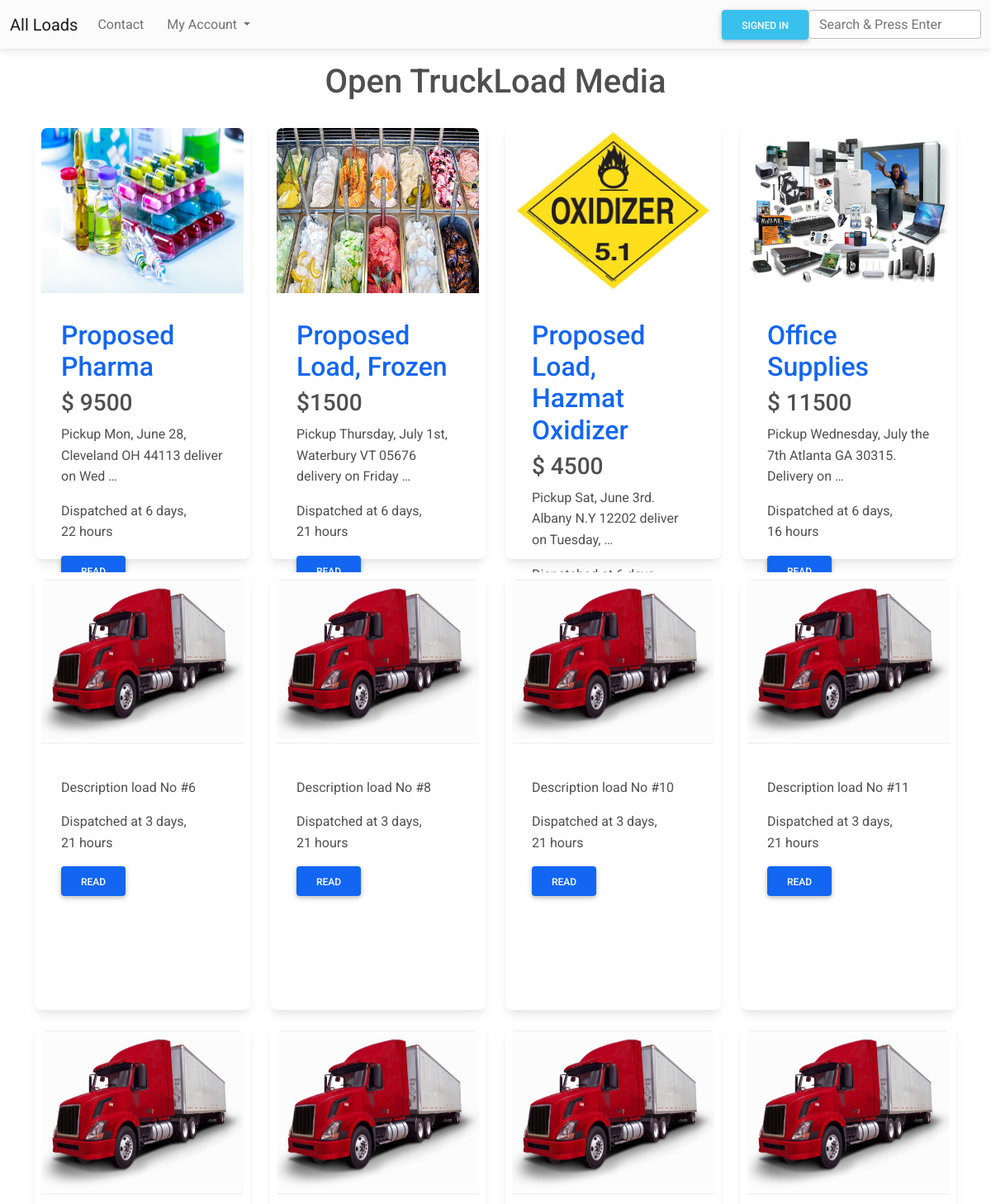
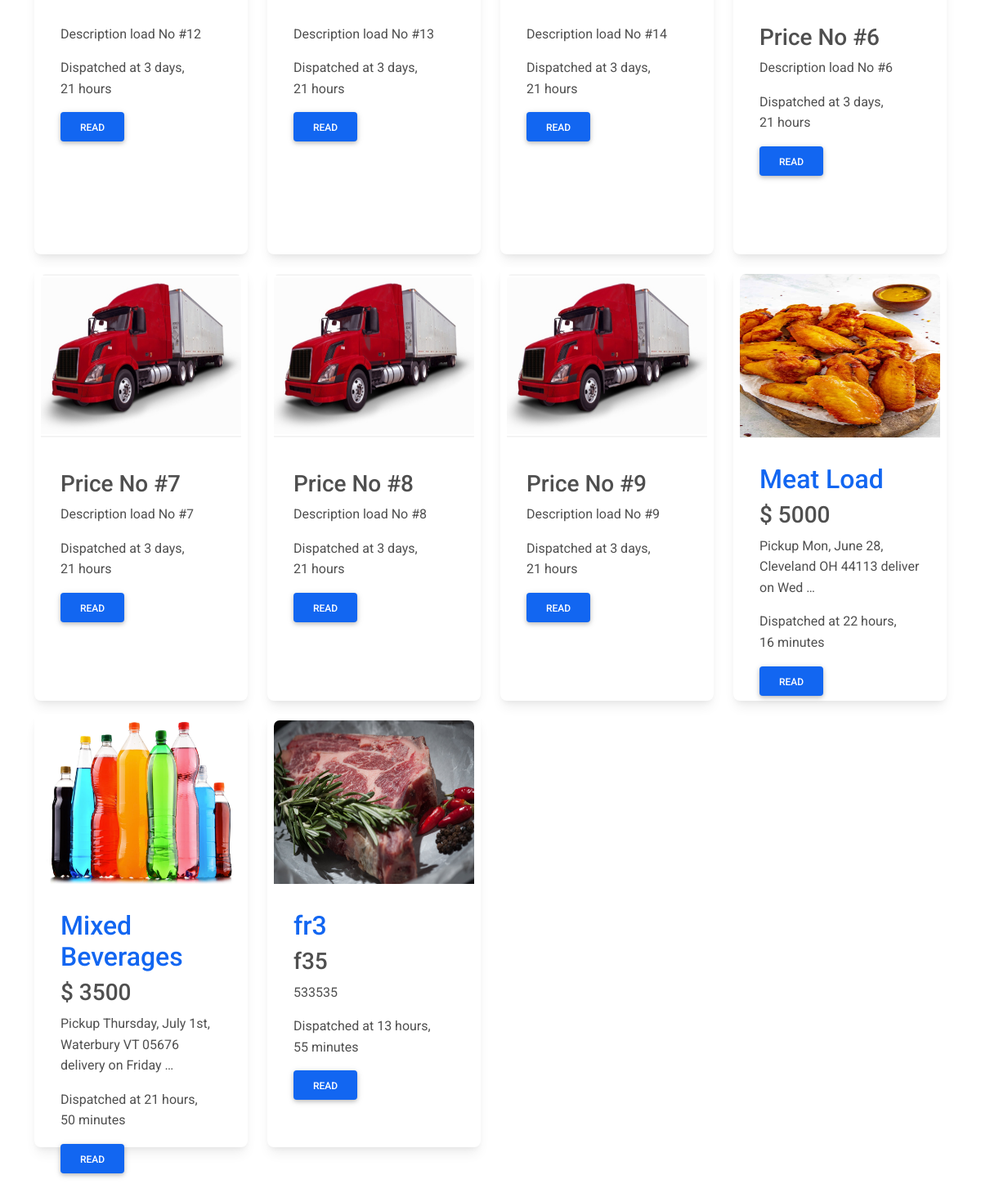
The app's page /, older data (2 pictures, top to bottom).
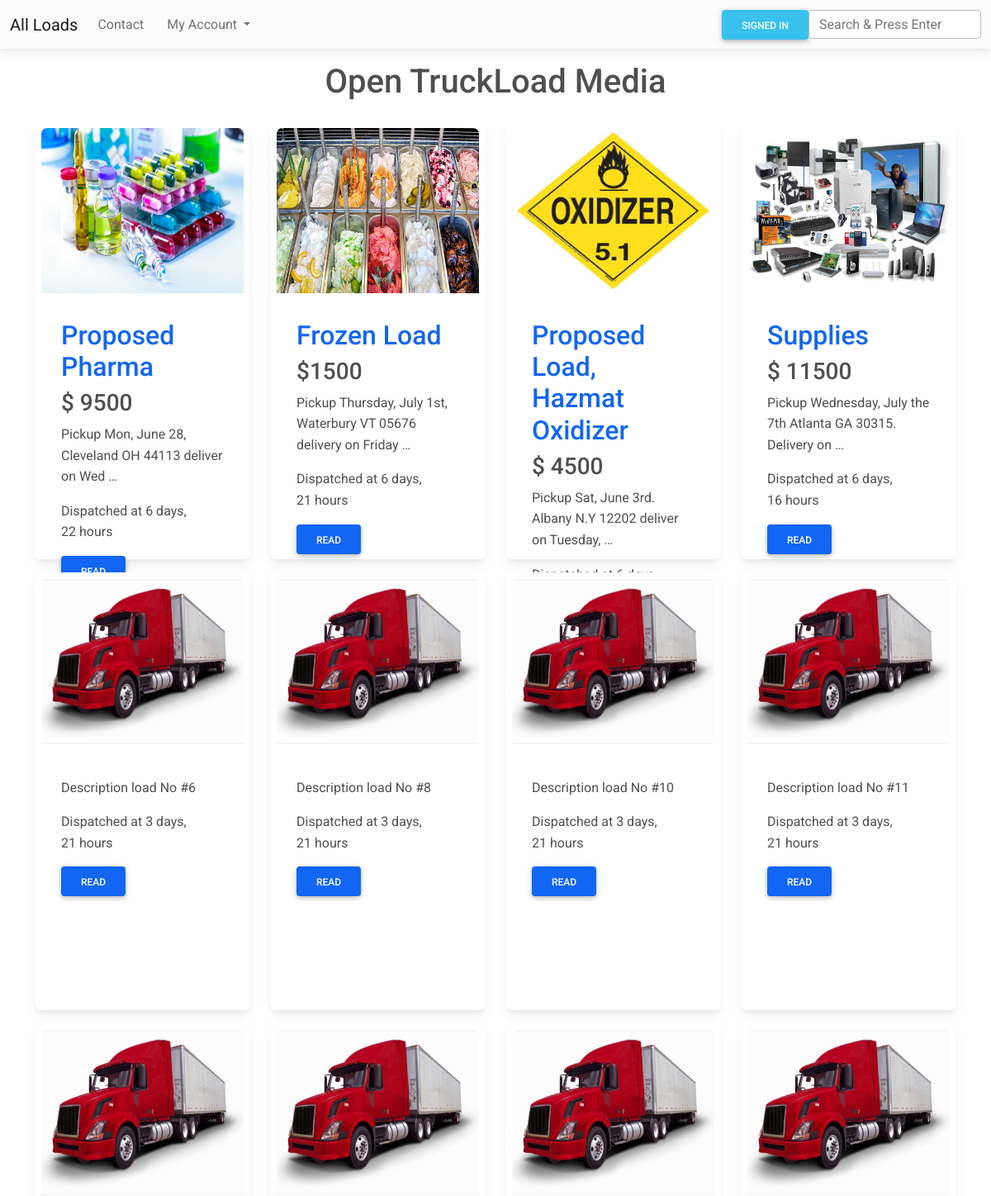
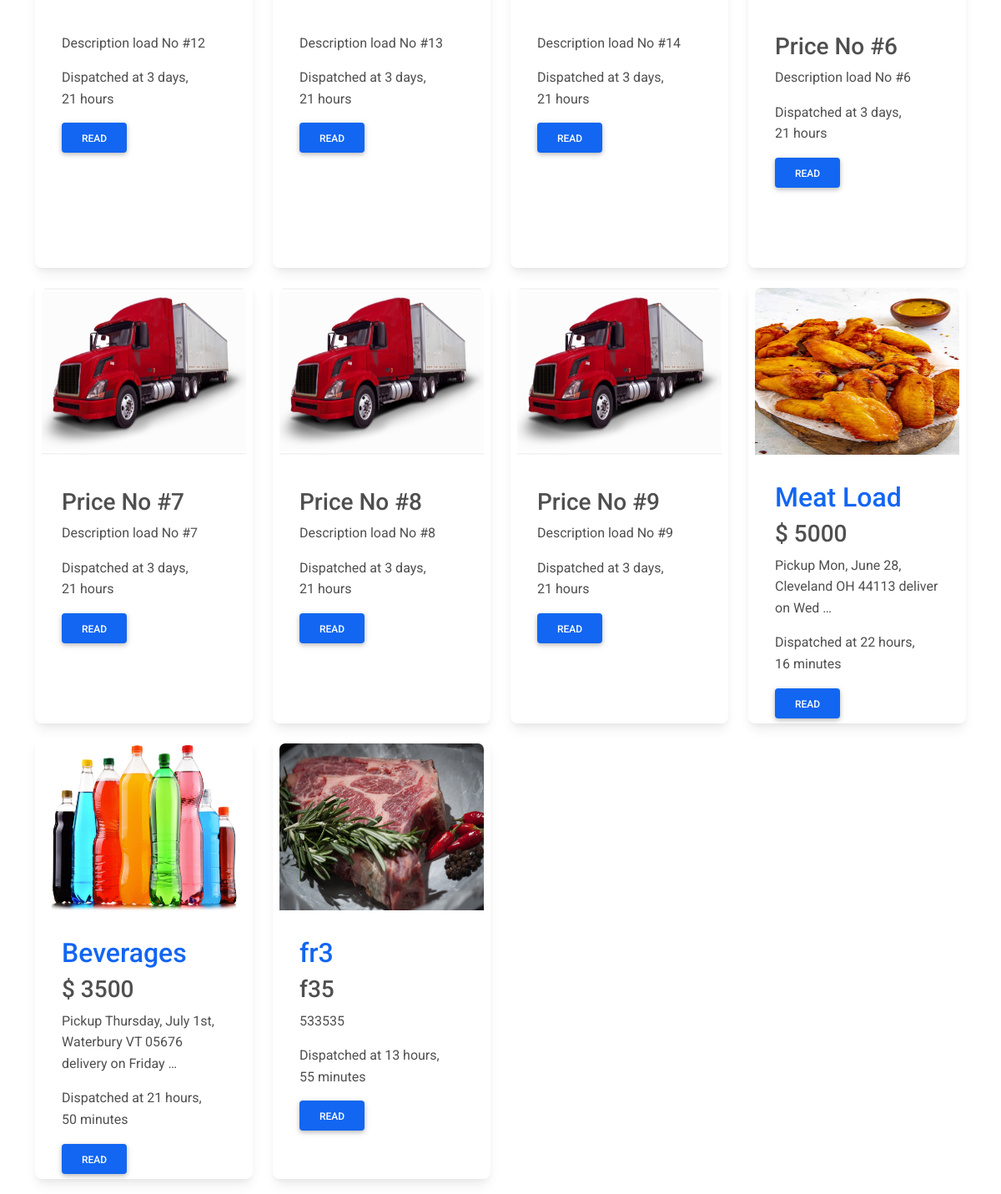
The same page, newer data (2 pictures, top to bottom).
### blog/models.py (models this page shows, shortened)
class Load(models.Model):
    user = models.ForeignKey(User, on_delete=models.CASCADE, null=True)
    price = models.CharField(max_length=20)
    title = models.CharField(max_length=40)
    category = models.ForeignKey(Category, on_delete=models.CASCADE)
    desc = models.TextField()
    image = models.ImageField(null=True, blank=True)
    created_at = models.DateTimeField(auto_now_add=True)
    update_at = models.DateTimeField(auto_now = True)

### blog/views.py (the view)
# urls.py: path('', views.home, name='home'),
def home(request):
    list_loads = Load.objects.all()
    context={"list_loads": list_loads}
    return render(request, "index.html", context)

### blog/templates/index.html
{% extends 'base.html' %}
{%  load static %}
{% block content %}
<h1 class="text-center mt-3">Open TruckLoad Media</h1>
<div class="container">
    <div class="row">
        {% for load in list_loads %}
        <div class="col-12 col-md-6 col-lg-3 col-xl-3">
            <div class="card mt-3 p-2" style="height: 530px;">
                {% if load.image == "http://default" %}
                <a href="{% url 'detail' load.id %}">
                    <img src="{% static 'img/logo1.jpg'  %}" class="card-img-top" alt="logo load image"
                        style="height: 200px;" />
                </a>
                {% else %}
                <a href="{% url 'detail' load.id %}">
                    <img src="{{ load.image.url }}" class="card-img-top" alt="logo load image" style="height: 200px;" />
                </a>
                {% endif %}
                <div class="card-body mt-2">
                    <h2 class="card-title"><a href="{% url 'detail' load.id %}">{{load.title |truncatewords:14}}</a></h2>
                    <h3 class="card-title">{{load.price}}</h3>
                    <p class="card-text">{{load.desc |truncatewords:10}}</p>
                    <p class="card-text">Dispatched at {{load.created_at|timesince}}</p>
                    <a href="{% url 'detail' load.id %}" class="btn btn-primary">Read</a>
                </div>
            </div>
        </div>
        {% endfor %}
    </div>
</div>
{% endblock %}

### blog/templates/base.html (shortened to what this page needs)
<!DOCTYPE html>
{% load static %}
<html lang="en">
<head>
    <link rel="stylesheet" href="https://use.fontawesome.com/releases/v5.15.2/css/all.css" />
    <link rel="stylesheet" href="{% static 'css/mdb.min.css' %}" />
</head>
</head>
<body>
    {% include '_nav.html' %}
    {% block content %}{% endblock %}
</body>
</html>

### blog/templates/_nav.html (shortened to what this page needs)
<nav class="navbar navbar-expand-lg navbar-light bg-light">
    <div class="container-fluid">
        <a class="navbar-brand" href="/">All Loads</a>
        <div class="collapse navbar-collapse" id="navbarTogglerDemo02">
            <ul class="navbar-nav me-auto mb-2 mb-lg-0">
                <li class="nav-item">
                    <a class="nav-link" href="#">Contact</a>
                </li>
                <div class="container-fluid">
                    <ul class="navbar-nav">
                        <li class="nav-item dropdown">
                            <a class="nav-link dropdown-toggle" href="#" id="navbarDropdownMenuLink" role="button"
                                data-mdb-toggle="dropdown" aria-expanded="false">
                                My Account
                            </a>
                        </li>
                    </ul>
                </div>
            </ul>
            {%    if user.is_authenticated %}
            <a href="{% url 'logout' %}" class="btn btn-info mr-4">Log out</a>
            {%   else  %}
            <a href="{% url 'login-blog' %}" class="btn btn-info mr-4">Signed in</a>
            {%  endif  %}
            <form class="form-inline ml-3" action="{% url 'search' %}">
                <input type="text" class="form-control" placeholder="Search & Press Enter" aria-label="Search"
                    name="load" />
            </form>
        </div>
    </div>
</nav>

Row changes from the older to the newer data that the page shows:
changed Load: title "Proposed Load, Frozen" → "Frozen Load"
changed Load "Pickup Wednesday, July the 7th Atlanta GA 30315. Delivery on …": title "Office Supplies" → "Supplies"
changed Load: title "Mixed Beverages" → "Beverages"
